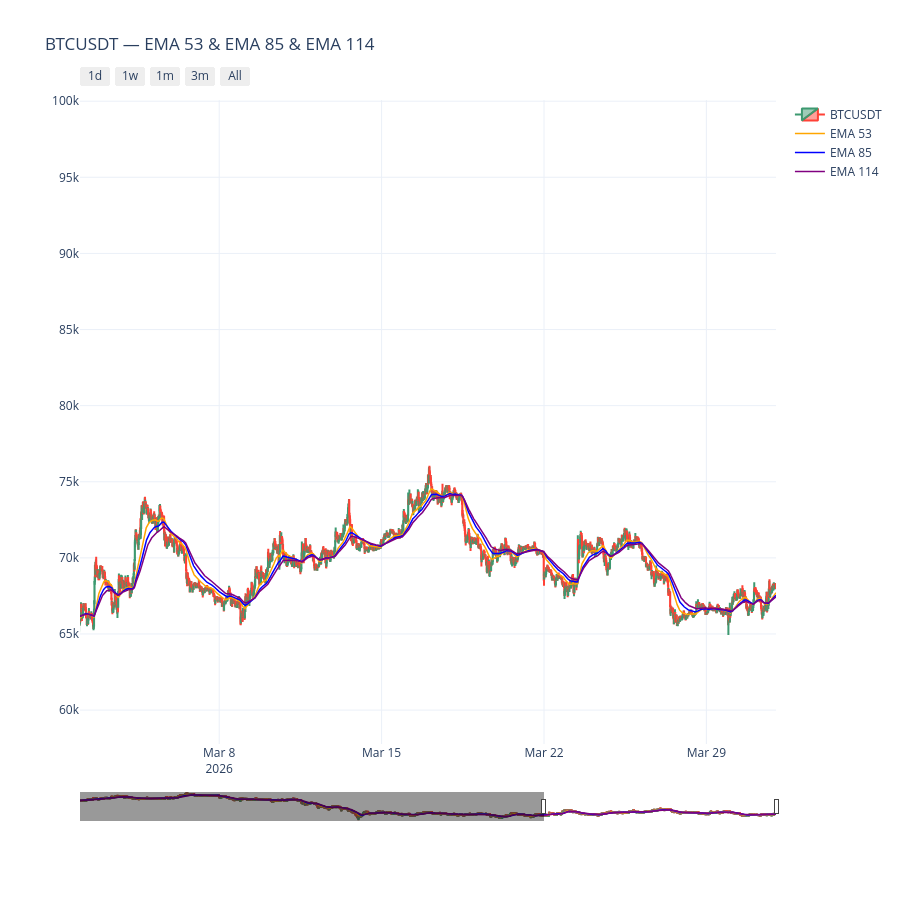

Notebook code for this chart:
### Code cell
# Compute EMAs dynamically
for period in ema_periods:
    df[f"ema_{period}"] = df["close"].ewm(span=period, adjust=False).mean()

fig = go.Figure()

# Price candles
fig.add_trace(go.Candlestick(
    x=df["timestamp"],
    open=df["open"], high=df["high"], low=df["low"], close=df["close"],
    name=symbol,
))

# EMA lines
for period, color in zip(ema_periods, ema_colors):
    fig.add_trace(go.Scatter(
        x=df["timestamp"],
        y=df[f"ema_{period}"],
        line=dict(color=color, width=1.5),
        name=f"EMA {period}",
    ))

# Default view: last N days
initial_start = df["timestamp"].iloc[-1] - initial_window
initial_end   = df["timestamp"].iloc[-1]

# Title built from config
ema_label = " & ".join(f"EMA {p}" for p in ema_periods)
chart_title = f"{symbol} — {ema_label}"

fig.update_layout(
    title=chart_title,
    height=chart_height,
    template="plotly_white",
    xaxis=dict(
        range=[initial_start, initial_end],
        rangeslider=dict(visible=True, thickness=0.04),
        rangeselector=dict(
            buttons=[
                dict(count=1, label="1d", step="day",   stepmode="backward"),
                dict(count=7, label="1w", step="day",   stepmode="backward"),
                dict(count=1, label="1m", step="month", stepmode="backward"),
                dict(count=3, label="3m", step="month", stepmode="backward"),
                dict(step="all", label="All"),
            ]
        ),
    ),
    yaxis=dict(autorange=True, fixedrange=False),
)

fig.show()

### Figure 1 — Plotly figure (JSON) as saved in the notebook; plotly's stock layout.template omitted (floating-point values rounded to 4 significant figures; data arrays with more than 128 entries replaced by an {"elided": "..."} marker saying what was removed)
{"data": [{"close": {"elided": "8641 float values"}, "high": {"elided": "8641 float values"}, "low": {"elided": "8641 float values"}, "name": "BTCUSDT", "open": {"elided": "8641 float values"}, "type": "candlestick", "x": {"elided": "8641 str values"}}, {"line": {"color": "orange", "width": 1.5}, "name": "EMA 53", "type": "scatter", "x": {"elided": "8641 str values"}, "y": {"elided": "8641 float values"}}, {"line": {"color": "blue", "width": 1.5}, "name": "EMA 85", "type": "scatter", "x": {"elided": "8641 str values"}, "y": {"elided": "8641 float values"}}, {"line": {"color": "purple", "width": 1.5}, "name": "EMA 114", "type": "scatter", "x": {"elided": "8641 str values"}, "y": {"elided": "8641 float values"}}], "layout": {"height": 900, "title": {"text": "BTCUSDT — EMA 53 & EMA 85 & EMA 114"}, "xaxis": {"range": ["2026-03-02T00:00:00+00:00", "2026-04-01T00:00:00+00:00"], "rangeselector": {"buttons": [{"count": 1, "label": "1d", "step": "day", "stepmode": "backward"}, {"count": 7, "label": "1w", "step": "day", "stepmode": "backward"}, {"count": 1, "label": "1m", "step": "month", "stepmode": "backward"}, {"count": 3, "label": "3m", "step": "month", "stepmode": "backward"}, {"label": "All", "step": "all"}]}, "rangeslider": {"thickness": 0.04, "visible": true}}, "yaxis": {"autorange": true, "fixedrange": false}}}
